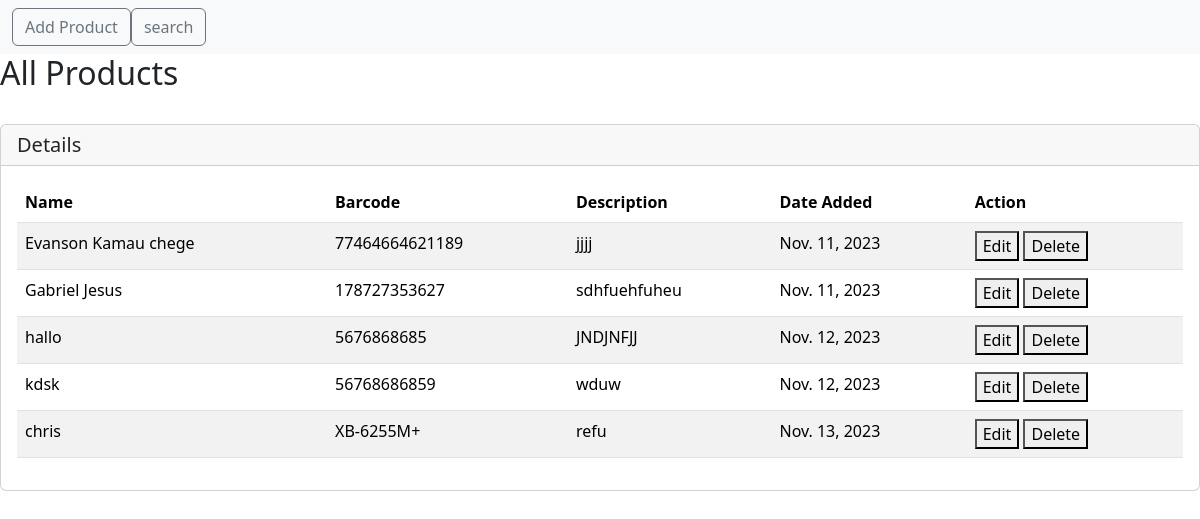
Page /all/ on the committed database.
### barcodes/models.py (models this page shows, shortened)
class Product(models.Model):
    name = models.CharField(max_length=255)
    barcode = models.CharField(max_length=14, unique=True)
    description = models.TextField()
    date_added = models.DateField(auto_now_add=True)
    quantity_available = models.PositiveIntegerField(default=0)

### barcodes/views.py (the view)
# urls.py: path('all/', all_products, name='all_products'),
def all_products(request):
  products = Product.objects.all()
  return render(request, 'all_products.html', {'products': products})

### templates/all_products.html (shortened to what this page needs)
<!doctype html>
<html lang="en">
<head>
  <link rel="stylesheet" href="https://cdn.jsdelivr.net/npm/bootstrap@5.3.2/dist/css/bootstrap.min.css">
</head>
<body>
<nav class="navbar bg-body-tertiary">
  <form class="container-fluid justify-content-start">
    <a href="{% url 'add_product' %}"><button class="btn btn-outline-secondary" type="button">Add Product</button></a>
    <a href="{% url 'search_product_by_barcode' %}"><button class="btn btn-outline-secondary" type="button">search</button></a>
  </form>
</nav>
<h2>All Products</h2>
<br>
<div class="card">
  <h5 class="card-header">Details</h5>
  <div class="card-body">
   <table class="table table-striped">
  <thead>
    <tr>
      <th>Name</th>
      <th>Barcode</th>
      <th>Description</th>
      <th>Date Added</th>
      <th>Action</th>
    </tr>
  </thead>
  <tbody>
    {% for product in products %}
            <tr>
                <td>{{ product.name }}</td>
                <td>{{ product.barcode }}</td>
                <td>{{ product.description }}</td>
                <td>{{ product.date_added }}</td>
                <td>
                  <a href="{% url 'edit_product' barcode=product.barcode %}"><button>Edit</button></a>
                  <a href="{% url 'delete_product' barcode=product.barcode %}"><button>Delete</button></a>
                </td>
            </tr>
        {% endfor %}
  </tbody>
</table>
  </div>
</div>
</body>
</html>

### rows in the picture
Product: name "Evanson Kamau chege", barcode "77464664621189", description "jjjj", date_added "Nov. 11, 2023"
Product: name "Gabriel Jesus", barcode "178727353627", description "sdhfuehfuheu", date_added "Nov. 11, 2023"
Product: name "hallo", barcode "5676868685", description "JNDJNFJJ", date_added "Nov. 12, 2023"
Product: name "kdsk", barcode "56768686859", description "wduw", date_added "Nov. 12, 2023"
Product: name "chris", barcode "XB-6255M+", description "refu", date_added "Nov. 13, 2023"
